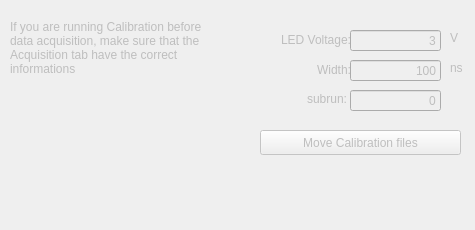
    <widget class="QWidget" name="tab_2">
     <property name="enabled">
      <bool>false</bool>
     </property>
     <property name="acceptDrops">
      <bool>false</bool>
     </property>
     <attribute name="title">
      <string>Calibration</string>
     </attribute>
     <widget class="QLineEdit" name="led_width">
      <property name="geometry">
       <rect>
        <x>350</x>
        <y>60</y>
        <width>91</width>
        <height>21</height>
       </rect>
      </property>
      <property name="text">
       <string>100</string>
      </property>
      <property name="alignment">
       <set>Qt::AlignRight|Qt::AlignTrailing|Qt::AlignVCenter</set>
      </property>
     </widget>
     <widget class="QLabel" name="LED_voltage">
      <property name="geometry">
       <rect>
        <x>230</x>
        <y>30</y>
        <width>121</width>
        <height>20</height>
       </rect>
      </property>
      <property name="text">
       <string>LED Voltage:</string>
      </property>
      <property name="alignment">
       <set>Qt::AlignRight|Qt::AlignTrailing|Qt::AlignVCenter</set>
      </property>
     </widget>
     <widget class="QLineEdit" name="led_voltage">
      <property name="geometry">
       <rect>
        <x>350</x>
        <y>30</y>
        <width>91</width>
        <height>21</height>
       </rect>
      </property>
      <property name="text">
       <string>3</string>
      </property>
      <property name="alignment">
       <set>Qt::AlignRight|Qt::AlignTrailing|Qt::AlignVCenter</set>
      </property>
      <property name="readOnly">
       <bool>false</bool>
      </property>
     </widget>
     <widget class="QLabel" name="width">
      <property name="geometry">
       <rect>
        <x>260</x>
        <y>60</y>
        <width>91</width>
        <height>20</height>
       </rect>
      </property>
      <property name="text">
       <string>Width:</string>
      </property>
      <property name="alignment">
       <set>Qt::AlignRight|Qt::AlignTrailing|Qt::AlignVCenter</set>
      </property>
     </widget>
     <widget class="QLabel" name="label_8">
      <property name="geometry">
       <rect>
        <x>450</x>
        <y>30</y>
        <width>16</width>
        <height>16</height>
       </rect>
      </property>
      <property name="text">
       <string>V</string>
      </property>
     </widget>
     <widget class="QLabel" name="label_9">
      <property name="geometry">
       <rect>
        <x>450</x>
        <y>60</y>
        <width>16</width>
        <height>16</height>
       </rect>
      </property>
      <property name="text">
       <string>ns</string>
      </property>
     </widget>
     <widget class="QPushButton" name="button_movefile_2">
      <property name="geometry">
       <rect>
        <x>260</x>
        <y>130</y>
        <width>201</width>
        <height>25</height>
       </rect>
      </property>
      <property name="text">
       <string>Move Calibration files</string>
      </property>
     </widget>
     <widget class="QLabel" name="Information">
      <property name="geometry">
       <rect>
        <x>10</x>
        <y>20</y>
        <width>201</width>
        <height>201</height>
       </rect>
      </property>
      <property name="autoFillBackground">
       <bool>false</bool>
      </property>
      <property name="text">
       <string>If you are running Calibration before data acquisition, make sure that the Acquisition tab have the correct informations</string>
      </property>
      <property name="textFormat">
       <enum>Qt::AutoText</enum>
      </property>
      <property name="scaledContents">
       <bool>false</bool>
      </property>
      <property name="alignment">
       <set>Qt::AlignLeading|Qt::AlignLeft|Qt::AlignTop</set>
      </property>
      <property name="wordWrap">
       <bool>true</bool>
      </property>
     </widget>
     <widget class="QLineEdit" name="subrun_2">
      <property name="geometry">
       <rect>
        <x>350</x>
        <y>90</y>
        <width>91</width>
        <height>21</height>
       </rect>
      </property>
      <property name="text">
       <string>0</string>
      </property>
      <property name="alignment">
       <set>Qt::AlignRight|Qt::AlignTrailing|Qt::AlignVCenter</set>
      </property>
     </widget>
     <widget class="QLabel" name="label_11">
      <property name="geometry">
       <rect>
        <x>280</x>
        <y>90</y>
        <width>67</width>
        <height>17</height>
       </rect>
      </property>
      <property name="text">
       <string>subrun:</string>
      </property>
      <property name="alignment">
       <set>Qt::AlignRight|Qt::AlignTrailing|Qt::AlignVCenter</set>
      </property>
     </widget>
    </widget>
